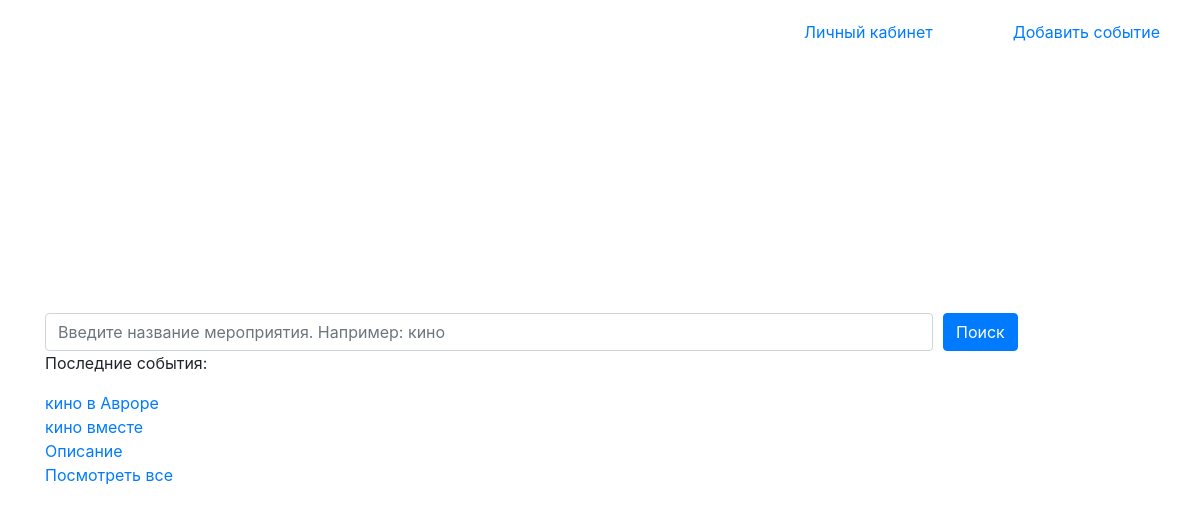
Before: / with the older database file.
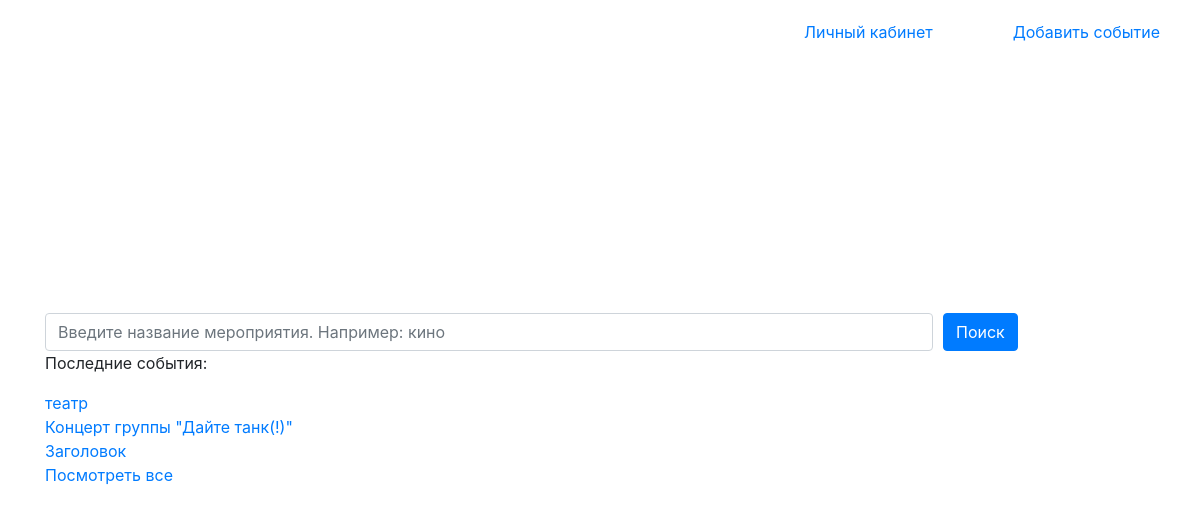
After: the same page with the newer database file.
### tables this page shows
CREATE TABLE events (
    id INTEGER PRIMARY KEY AUTOINCREMENT,
    title TEXT,
    description TEXT
);

### run.py (the view)
@app.route('/')
def index():
    conn = sqlite3.connect('app.db')
    conn.row_factory = dict_factory
    c = conn.cursor()
    c.execute("SELECT * FROM events")
    events = list(c.fetchall())
    events.reverse()
    return render_template('_index.html', events=events)

### run.py (called while the page is built)
def dict_factory(cursor, row):
    d = {}
    for idx, col in enumerate(cursor.description):
        d[col[0]] = row[idx]
    return d

### templates/_index.html (shortened to what this page needs)
<!DOCTYPE html>
<html lang="en">
<head>
    <link rel="stylesheet" href="https://stackpath.bootstrapcdn.com/bootstrap/4.1.3/css/bootstrap.min.css">
</head>
<body>
    <header>
         <a class="hb" href="/add_events"> Добавить событие </a>
        <a class="hb" href="/add_events"> Личный кабинет </a>
    </header>
    <div class="center">
        <div class="container">
            <form class="form" method="get" action="/search">
                <input placeholder="Введите название мероприятия. Например: кино" type="search" name="query" class="form-control _sear">
                <button type="submit" class="btn btn-primary"> Поиск </button>
            </form>
            <p> Последние события:</p>
            {% for e in range(3) %}
                <span>
                    <a href="/events/{{events[e].title}}">{{events[e].title}}</a>
                </span>
                <br />
            {% endfor%}
            <a href="/search?query=">Посмотреть все</a>
        </div>
    </div>
</body>
</html>

Changed rows visible on the page:
no longer on this page (row unchanged): events: title "кино в Авроре"
no longer on this page (row unchanged): events: title "кино вместе"
no longer on this page (row unchanged): events: title "Описание"
added events: title "театр"
added events: title "Концерт группы \"Дайте танк(!)\""
added events: title "Заголовок"
